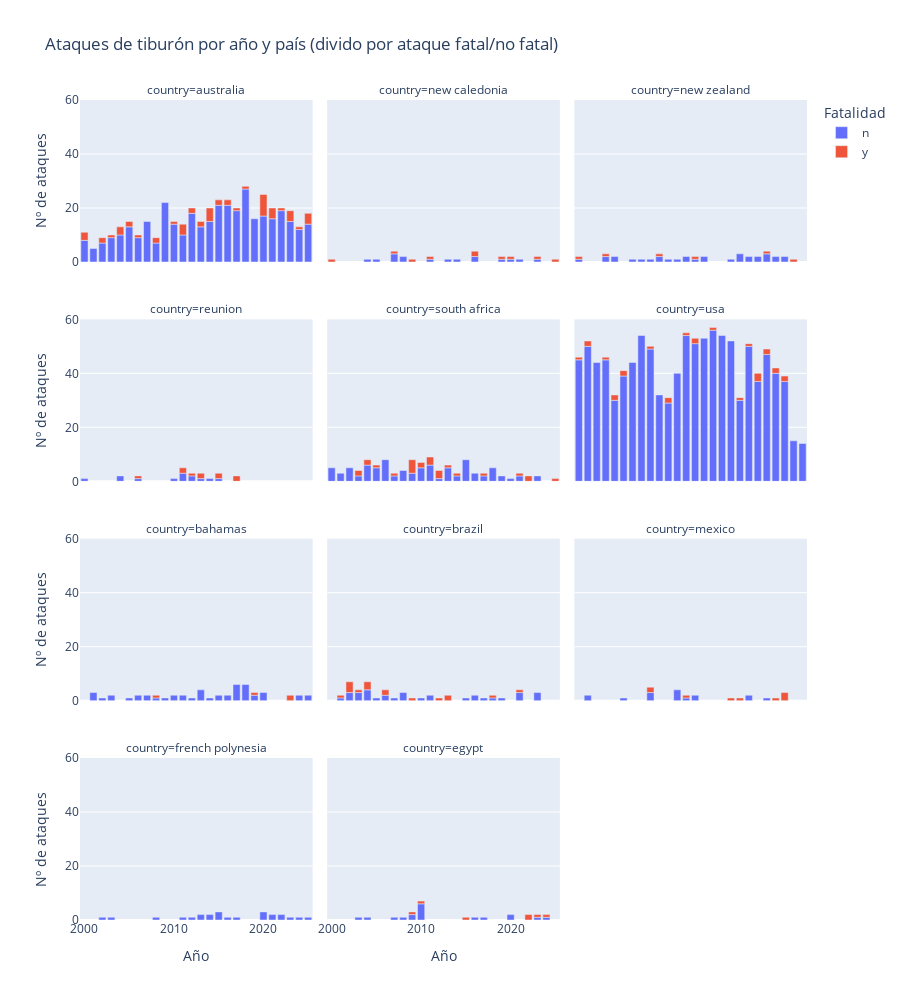

Notebook code for this chart:
### Code cell
import plotly.express as px

fig = px.bar(
    shark_summary,
    x="year",
    y="attack_count",
    color="fatal_y/n",
    facet_col="country",       # crea subgráficos por país
    facet_col_wrap=3,          # organiza en filas/columnas
    title="Ataques de tiburón por año y país (divido por ataque fatal/no fatal)",
    labels={
        "year": "Año",
        "attack_count": "Nº de ataques",
        "fatal_y/n": "Fatalidad"
    }
)

fig.update_layout(height=1000)
fig.show()

### Figure 1 — Plotly figure (JSON) as saved in the notebook; plotly's stock layout.template omitted (floating-point values rounded to 4 significant figures)
{"data": [{"hovertemplate": "Fatalidad=n<br>country=australia<br>Año=%{x}<br>Nº de ataques=%{y}<extra></extra>", "legendgroup": "n", "marker": {"color": "#636efa", "pattern": {"shape": ""}}, "name": "n", "orientation": "v", "showlegend": true, "textposition": "auto", "type": "bar", "x": [2000, 2001, 2002, 2003, 2004, 2005, 2006, 2007, 2008, 2009, 2010, 2011, 2012, 2013, 2014, 2015, 2016, 2017, 2018, 2019, 2020, 2021, 2022, 2023, 2024, 2025], "xaxis": "x10", "y": [8, 5, 7, 9, 10, 13, 9, 15, 7, 22, 14, 10, 18, 13, 15, 21, 21, 19, 27, 16, 17, 16, 19, 15, 12, 14], "yaxis": "y10"}, {"hovertemplate": "Fatalidad=n<br>country=new caledonia<br>Año=%{x}<br>Nº de ataques=%{y}<extra></extra>", "legendgroup": "n", "marker": {"color": "#636efa", "pattern": {"shape": ""}}, "name": "n", "orientation": "v", "showlegend": false, "textposition": "auto", "type": "bar", "x": [2004, 2005, 2007, 2008, 2011, 2013, 2014, 2016, 2019, 2020, 2021, 2023], "xaxis": "x11", "y": [1, 1, 3, 2, 1, 1, 1, 2, 1, 1, 1, 1], "yaxis": "y11"}, {"hovertemplate": "Fatalidad=n<br>country=new zealand<br>Año=%{x}<br>Nº de ataques=%{y}<extra></extra>", "legendgroup": "n", "marker": {"color": "#636efa", "pattern": {"shape": ""}}, "name": "n", "orientation": "v", "showlegend": false, "textposition": "auto", "type": "bar", "x": [2000, 2003, 2004, 2006, 2007, 2008, 2009, 2010, 2011, 2012, 2013, 2014, 2017, 2018, 2019, 2020, 2021, 2022, 2023], "xaxis": "x12", "y": [1, 2, 2, 1, 1, 1, 2, 1, 1, 2, 1, 2, 1, 3, 2, 2, 3, 2, 2], "yaxis": "y12"}, {"hovertemplate": "Fatalidad=n<br>country=reunion<br>Año=%{x}<br>Nº de ataques=%{y}<extra></extra>", "legendgroup": "n", "marker": {"color": "#636efa", "pattern": {"shape": ""}}, "name": "n", "orientation": "v", "showlegend": false, "textposition": "auto", "type": "bar", "x": [2000, 2004, 2006, 2010, 2011, 2012, 2013, 2014, 2015], "xaxis": "x7", "y": [1, 2, 1, 1, 3, 2, 1, 1, 1], "yaxis": "y7"}, {"hovertemplate": "Fatalidad=n<br>country=south africa<br>Año=%{x}<br>Nº de ataques=%{y}<extra></extra>", "legendgroup": "n", "marker": {"color": "#636efa", "pattern": {"shape": ""}}, "name": "n", "orientation": "v", "showlegend": false, "textposition": "auto", "type": "bar", "x": [2000, 2001, 2002, 2003, 2004, 2005, 2006, 2007, 2008, 2009, 2010, 2011, 2012, 2013, 2014, 2015, 2016, 2017, 2018, 2019, 2020, 2021, 2023], "xaxis": "x8", "y": [5, 3, 5, 2, 6, 5, 8, 2, 4, 3, 5, 6, 1, 5, 2, 8, 3, 2, 5, 2, 1, 2, 2], "yaxis": "y8"}, {"hovertemplate": "Fatalidad=n<br>country=usa<br>Año=%{x}<br>Nº de ataques=%{y}<extra></extra>", "legendgroup": "n", "marker": {"color": "#636efa", "pattern": {"shape": ""}}, "name": "n", "orientation": "v", "showlegend": false, "textposition": "auto", "type": "bar", "x": [2000, 2001, 2002, 2003, 2004, 2005, 2006, 2007, 2008, 2009, 2010, 2011, 2012, 2013, 2014, 2015, 2016, 2017, 2018, 2019, 2020, 2021, 2022, 2023, 2024, 2025], "xaxis": "x9", "y": [45, 50, 44, 45, 30, 39, 44, 54, 49, 32, 29, 40, 54, 51, 53, 56, 54, 52, 30, 50, 37, 47, 40, 37, 15, 14], "yaxis": "y9"}, {"hovertemplate": "Fatalidad=n<br>country=bahamas<br>Año=%{x}<br>Nº de ataques=%{y}<extra></extra>", "legendgroup": "n", "marker": {"color": "#636efa", "pattern": {"shape": ""}}, "name": "n", "orientation": "v", "showlegend": false, "textposition": "auto", "type": "bar", "x": [2001, 2002, 2003, 2005, 2006, 2007, 2008, 2009, 2010, 2011, 2012, 2013, 2014, 2015, 2016, 2017, 2018, 2019, 2020, 2024, 2025], "xaxis": "x4", "y": [3, 1, 2, 1, 2, 2, 1, 1, 2, 2, 1, 4, 1, 2, 2, 6, 6, 2, 3, 2, 2], "yaxis": "y4"}, {"hovertemplate": "Fatalidad=n<br>country=brazil<br>Año=%{x}<br>Nº de ataques=%{y}<extra></extra>", "legendgroup": "n", "marker": {"color": "#636efa", "pattern": {"shape": ""}}, "name": "n", "orientation": "v", "showlegend": false, "textposition": "auto", "type": "bar", "x": [2001, 2002, 2003, 2004, 2005, 2006, 2007, 2008, 2010, 2011, 2015, 2016, 2017, 2018, 2019, 2021, 2023], "xaxis": "x5", "y": [1, 3, 3, 4, 1, 2, 1, 3, 1, 2, 1, 2, 1, 1, 1, 3, 3], "yaxis": "y5"}, {"hovertemplate": "Fatalidad=n<br>country=mexico<br>Año=%{x}<br>Nº de ataques=%{y}<extra></extra>", "legendgroup": "n", "marker": {"color": "#636efa", "pattern": {"shape": ""}}, "name": "n", "orientation": "v", "showlegend": false, "textposition": "auto", "type": "bar", "x": [2001, 2005, 2008, 2011, 2012, 2013, 2019, 2021], "xaxis": "x6", "y": [2, 1, 3, 4, 1, 2, 2, 1], "yaxis": "y6"}, {"hovertemplate": "Fatalidad=n<br>country=french polynesia<br>Año=%{x}<br>Nº de ataques=%{y}<extra></extra>", "legendgroup": "n", "marker": {"color": "#636efa", "pattern": {"shape": ""}}, "name": "n", "orientation": "v", "showlegend": false, "textposition": "auto", "type": "bar", "x": [2002, 2003, 2008, 2011, 2012, 2013, 2014, 2015, 2016, 2017, 2020, 2021, 2022, 2023, 2024, 2025], "xaxis": "x", "y": [1, 1, 1, 1, 1, 2, 2, 3, 1, 1, 3, 2, 2, 1, 1, 1], "yaxis": "y"}, {"hovertemplate": "Fatalidad=n<br>country=egypt<br>Año=%{x}<br>Nº de ataques=%{y}<extra></extra>", "legendgroup": "n", "marker": {"color": "#636efa", "pattern": {"shape": ""}}, "name": "n", "orientation": "v", "showlegend": false, "textposition": "auto", "type": "bar", "x": [2003, 2004, 2007, 2008, 2009, 2010, 2016, 2017, 2020, 2023, 2024], "xaxis": "x2", "y": [1, 1, 1, 1, 2, 6, 1, 1, 2, 1, 1], "yaxis": "y2"}, {"hovertemplate": "Fatalidad=y<br>country=australia<br>Año=%{x}<br>Nº de ataques=%{y}<extra></extra>", "legendgroup": "y", "marker": {"color": "#EF553B", "pattern": {"shape": ""}}, "name": "y", "orientation": "v", "showlegend": true, "textposition": "auto", "type": "bar", "x": [2000, 2002, 2003, 2004, 2005, 2006, 2008, 2010, 2011, 2012, 2013, 2014, 2015, 2016, 2017, 2018, 2020, 2021, 2022, 2023, 2024, 2025], "xaxis": "x10", "y": [3, 2, 1, 3, 2, 1, 2, 1, 4, 2, 2, 5, 2, 2, 1, 1, 8, 4, 1, 4, 1, 4], "yaxis": "y10"}, {"hovertemplate": "Fatalidad=y<br>country=new caledonia<br>Año=%{x}<br>Nº de ataques=%{y}<extra></extra>", "legendgroup": "y", "marker": {"color": "#EF553B", "pattern": {"shape": ""}}, "name": "y", "orientation": "v", "showlegend": false, "textposition": "auto", "type": "bar", "x": [2000, 2007, 2009, 2011, 2016, 2019, 2020, 2023, 2025], "xaxis": "x11", "y": [1, 1, 1, 1, 2, 1, 1, 1, 1], "yaxis": "y11"}, {"hovertemplate": "Fatalidad=y<br>country=new zealand<br>Año=%{x}<br>Nº de ataques=%{y}<extra></extra>", "legendgroup": "y", "marker": {"color": "#EF553B", "pattern": {"shape": ""}}, "name": "y", "orientation": "v", "showlegend": false, "textposition": "auto", "type": "bar", "x": [2000, 2003, 2009, 2013, 2021, 2024], "xaxis": "x12", "y": [1, 1, 1, 1, 1, 1], "yaxis": "y12"}, {"hovertemplate": "Fatalidad=y<br>country=reunion<br>Año=%{x}<br>Nº de ataques=%{y}<extra></extra>", "legendgroup": "y", "marker": {"color": "#EF553B", "pattern": {"shape": ""}}, "name": "y", "orientation": "v", "showlegend": false, "textposition": "auto", "type": "bar", "x": [2006, 2011, 2012, 2013, 2015, 2017], "xaxis": "x7", "y": [1, 2, 1, 2, 2, 2], "yaxis": "y7"}, {"hovertemplate": "Fatalidad=y<br>country=south africa<br>Año=%{x}<br>Nº de ataques=%{y}<extra></extra>", "legendgroup": "y", "marker": {"color": "#EF553B", "pattern": {"shape": ""}}, "name": "y", "orientation": "v", "showlegend": false, "textposition": "auto", "type": "bar", "x": [2003, 2004, 2005, 2007, 2009, 2010, 2011, 2012, 2013, 2014, 2017, 2021, 2022, 2025], "xaxis": "x8", "y": [2, 2, 1, 1, 5, 2, 3, 3, 1, 1, 1, 1, 2, 1], "yaxis": "y8"}, {"hovertemplate": "Fatalidad=y<br>country=usa<br>Año=%{x}<br>Nº de ataques=%{y}<extra></extra>", "legendgroup": "y", "marker": {"color": "#EF553B", "pattern": {"shape": ""}}, "name": "y", "orientation": "v", "showlegend": false, "textposition": "auto", "type": "bar", "x": [2000, 2001, 2003, 2004, 2005, 2008, 2010, 2012, 2013, 2015, 2018, 2019, 2020, 2021, 2022, 2023], "xaxis": "x9", "y": [1, 2, 1, 2, 2, 1, 2, 1, 2, 1, 1, 1, 3, 2, 2, 2], "yaxis": "y9"}, {"hovertemplate": "Fatalidad=y<br>country=bahamas<br>Año=%{x}<br>Nº de ataques=%{y}<extra></extra>", "legendgroup": "y", "marker": {"color": "#EF553B", "pattern": {"shape": ""}}, "name": "y", "orientation": "v", "showlegend": false, "textposition": "auto", "type": "bar", "x": [2008, 2019, 2023], "xaxis": "x4", "y": [1, 1, 2], "yaxis": "y4"}, {"hovertemplate": "Fatalidad=y<br>country=brazil<br>Año=%{x}<br>Nº de ataques=%{y}<extra></extra>", "legendgroup": "y", "marker": {"color": "#EF553B", "pattern": {"shape": ""}}, "name": "y", "orientation": "v", "showlegend": false, "textposition": "auto", "type": "bar", "x": [2001, 2002, 2003, 2004, 2006, 2009, 2012, 2013, 2018, 2021], "xaxis": "x5", "y": [1, 4, 1, 3, 2, 1, 1, 2, 1, 1], "yaxis": "y5"}, {"hovertemplate": "Fatalidad=y<br>country=mexico<br>Año=%{x}<br>Nº de ataques=%{y}<extra></extra>", "legendgroup": "y", "marker": {"color": "#EF553B", "pattern": {"shape": ""}}, "name": "y", "orientation": "v", "showlegend": false, "textposition": "auto", "type": "bar", "x": [2008, 2012, 2017, 2018, 2022, 2023], "xaxis": "x6", "y": [2, 1, 1, 1, 1, 3], "yaxis": "y6"}, {"hovertemplate": "Fatalidad=y<br>country=egypt<br>Año=%{x}<br>Nº de ataques=%{y}<extra></extra>", "legendgroup": "y", "marker": {"color": "#EF553B", "pattern": {"shape": ""}}, "name": "y", "orientation": "v", "showlegend": false, "textposition": "auto", "type": "bar", "x": [2009, 2010, 2015, 2022, 2023, 2024], "xaxis": "x2", "y": [1, 1, 1, 2, 1, 1], "yaxis": "y2"}], "layout": {"annotations": [{"font": {}, "showarrow": false, "text": "country=french polynesia", "x": 0.16, "xanchor": "center", "xref": "paper", "y": 0.1975, "yanchor": "bottom", "yref": "paper"}, {"font": {}, "showarrow": false, "text": "country=egypt", "x": 0.5, "xanchor": "center", "xref": "paper", "y": 0.1975, "yanchor": "bottom", "yref": "paper"}, {"font": {}, "showarrow": false, "text": "country=bahamas", "x": 0.16, "xanchor": "center", "xref": "paper", "y": 0.465, "yanchor": "bottom", "yref": "paper"}, {"font": {}, "showarrow": false, "text": "country=brazil", "x": 0.5, "xanchor": "center", "xref": "paper", "y": 0.465, "yanchor": "bottom", "yref": "paper"}, {"font": {}, "showarrow": false, "text": "country=mexico", "x": 0.84, "xanchor": "center", "xref": "paper", "y": 0.465, "yanchor": "bottom", "yref": "paper"}, {"font": {}, "showarrow": false, "text": "country=reunion", "x": 0.16, "xanchor": "center", "xref": "paper", "y": 0.7325, "yanchor": "bottom", "yref": "paper"}, {"font": {}, "showarrow": false, "text": "country=south africa", "x": 0.5, "xanchor": "center", "xref": "paper", "y": 0.7325, "yanchor": "bottom", "yref": "paper"}, {"font": {}, "showarrow": false, "text": "country=usa", "x": 0.84, "xanchor": "center", "xref": "paper", "y": 0.7325, "yanchor": "bottom", "yref": "paper"}, {"font": {}, "showarrow": false, "text": "country=australia", "x": 0.16, "xanchor": "center", "xref": "paper", "y": 1, "yanchor": "bottom", "yref": "paper"}, {"font": {}, "showarrow": false, "text": "country=new caledonia", "x": 0.5, "xanchor": "center", "xref": "paper", "y": 1, "yanchor": "bottom", "yref": "paper"}, {"font": {}, "showarrow": false, "text": "country=new zealand", "x": 0.84, "xanchor": "center", "xref": "paper", "y": 1, "yanchor": "bottom", "yref": "paper"}], "barmode": "relative", "height": 1000, "legend": {"title": {"text": "Fatalidad"}, "tracegroupgap": 0}, "title": {"text": "Ataques de tiburón por año y país (divido por ataque fatal/no fatal)"}, "xaxis": {"anchor": "y", "domain": [0, 0.32], "title": {"text": "Año"}}, "xaxis10": {"anchor": "y10", "domain": [0, 0.32], "matches": "x", "showticklabels": false}, "xaxis11": {"anchor": "y11", "domain": [0.34, 0.66], "matches": "x", "showticklabels": false}, "xaxis12": {"anchor": "y12", "domain": [0.68, 1.0], "matches": "x", "showticklabels": false}, "xaxis2": {"anchor": "y2", "domain": [0.34, 0.66], "matches": "x", "title": {"text": "Año"}}, "xaxis3": {"anchor": "y3", "domain": [0.68, 1.0], "matches": "x", "title": {"text": "Año"}}, "xaxis4": {"anchor": "y4", "domain": [0, 0.32], "matches": "x", "showticklabels": false}, "xaxis5": {"anchor": "y5", "domain": [0.34, 0.66], "matches": "x", "showticklabels": false}, "xaxis6": {"anchor": "y6", "domain": [0.68, 1.0], "matches": "x", "showticklabels": false}, "xaxis7": {"anchor": "y7", "domain": [0, 0.32], "matches": "x", "showticklabels": false}, "xaxis8": {"anchor": "y8", "domain": [0.34, 0.66], "matches": "x", "showticklabels": false}, "xaxis9": {"anchor": "y9", "domain": [0.68, 1.0], "matches": "x", "showticklabels": false}, "yaxis": {"anchor": "x", "domain": [0, 0.1975], "title": {"text": "Nº de ataques"}}, "yaxis10": {"anchor": "x10", "domain": [0.8025, 1], "matches": "y", "title": {"text": "Nº de ataques"}}, "yaxis11": {"anchor": "x11", "domain": [0.8025, 1], "matches": "y", "showticklabels": false}, "yaxis12": {"anchor": "x12", "domain": [0.8025, 1], "matches": "y", "showticklabels": false}, "yaxis2": {"anchor": "x2", "domain": [0, 0.1975], "matches": "y", "showticklabels": false}, "yaxis3": {"anchor": "x3", "domain": [0, 0.1975], "matches": "y", "showticklabels": false}, "yaxis4": {"anchor": "x4", "domain": [0.2675, 0.465], "matches": "y", "title": {"text": "Nº de ataques"}}, "yaxis5": {"anchor": "x5", "domain": [0.2675, 0.465], "matches": "y", "showticklabels": false}, "yaxis6": {"anchor": "x6", "domain": [0.2675, 0.465], "matches": "y", "showticklabels": false}, "yaxis7": {"anchor": "x7", "domain": [0.535, 0.7325], "matches": "y", "title": {"text": "Nº de ataques"}}, "yaxis8": {"anchor": "x8", "domain": [0.535, 0.7325], "matches": "y", "showticklabels": false}, "yaxis9": {"anchor": "x9", "domain": [0.535, 0.7325], "matches": "y", "showticklabels": false}}}
